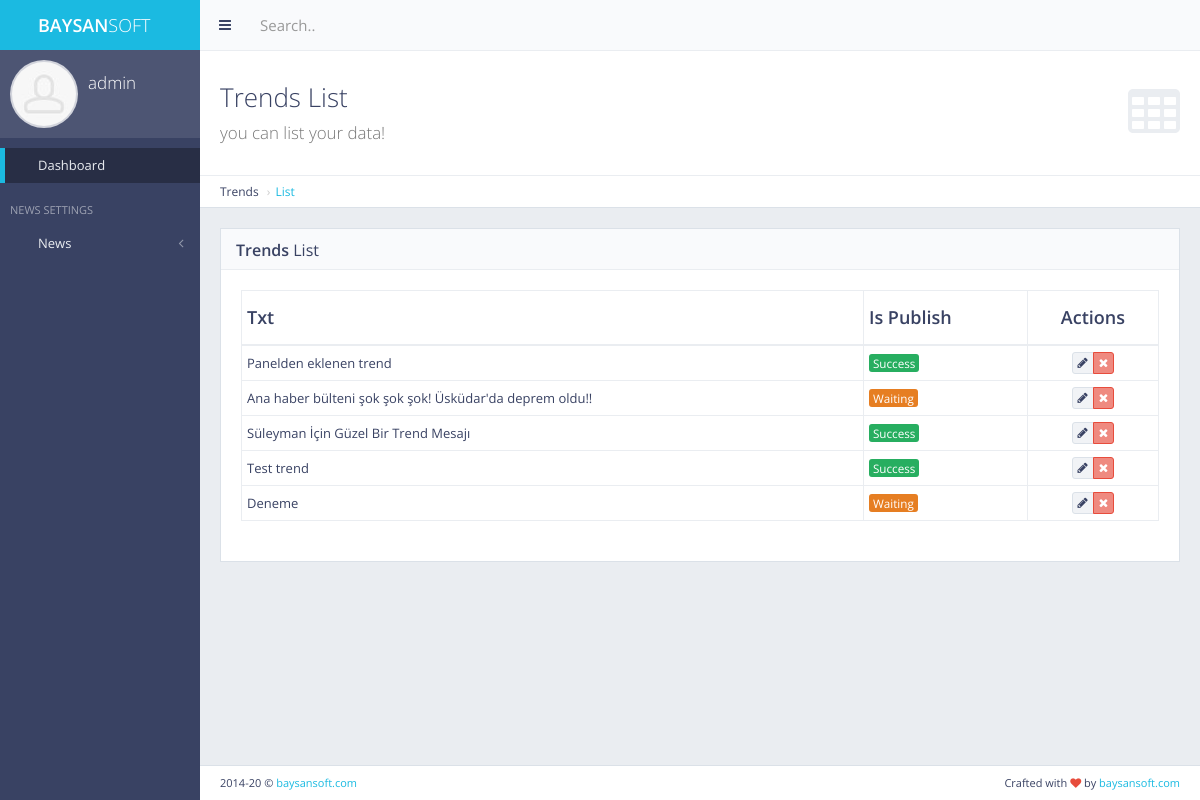
Before: /panel/trends/list (signed in) with the older database file.
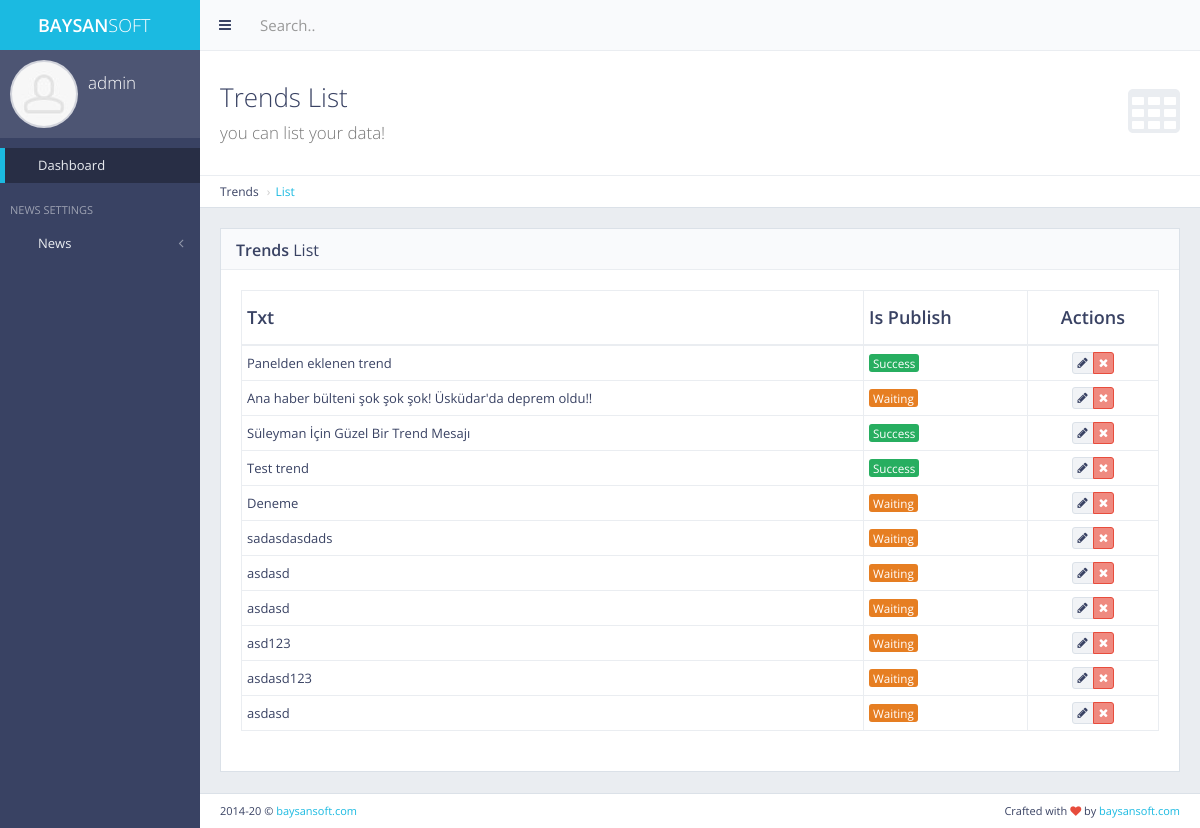
After: the same page with the newer database file.
### trending/models.py (models this page shows, shortened)
class Trending(models.Model):
    txt = models.CharField(max_length=255)
    is_publish = models.BooleanField(default=False)

### panel/views.py (the view)
# urls.py: path('trends/list', views.trends, name='trends_list'),
def trends(request):
    if not request.user.is_authenticated:
        return redirect('main:my_login')
    trends = Trending.objects.all()
    context = {
        'trends': trends,
    }
    return render(request, 'back/trends.html', context=context)

### category/context_processor.py (called while the page is built)
def get_categories(request):  # template'a direkt veri yolluyor
    get_categories = Category.objects.all()
    return dict(
        get_categories=get_categories)  # get_categories diyerek direkt template'den çağırabiliriz. Sözlük olarak döndürür.

### main/context_processors.py (called while the page is built)
def get_site_settings(request):
    site = Main.objects.first()
    return dict(site_settings=site)

### main/templatetags/my_auth.py (called while the page is built)
@register.filter(name='has_group')
def has_group(user,group_name):
    return user.groups.filter(name=group_name).exists()

### news/context_processors.py (called while the page is built)
def get_last_news(request):
    get_last_news = News.objects.all().order_by('-date')[:3]
    return dict(get_last_news=get_last_news)

def get_popular_posts(request):  # bu şekilde tek fonksiyon ile 2 veri seti döndürebiliriz
    get_popular_posts = News.objects.all().order_by('-show')
    get_popular_posts_detail = News.objects.all().order_by('-show')[:3]
    get_popular_posts_home = News.objects.all().order_by('-show')[:3]
    return dict(get_popular_posts=get_popular_posts, get_popular_posts_detail=get_popular_posts_detail,
                get_popular_posts_home=get_popular_posts_home)

### subcategory/context_processors.py (called while the page is built)
def get_subcategories(request):
    get_subcategories = SubCategory.objects.all()
    return dict(get_subcategories=get_subcategories)

### trending/context_processors.py (called while the page is built)
def get_trendings(request):
    trendings = Trending.objects.all().filter(is_publish=True).order_by('?')  # bu sayede random getirdik
    return dict(get_trendings=trendings)

### templates/back/trends.html (shortened to what this page needs)
{% extends 'back/layout.html' %}
{% load static %}
{% block body %}
    <div class="content-header">
        <div class="header-section">
            <h1>
                <i class="fa fa-table"></i>Trends List<br><small>you can list your data!</small>
            </h1>
        </div>
    </div>
    <ul class="breadcrumb breadcrumb-top">
        <li>Trends</li>
        <li><a href="{% url 'panel:trends_list' %}">List</a></li>
    </ul>
    <div class="block full">
        <div class="block-title">
            <h2><strong>Trends</strong> List</h2>
        </div>
        <div class="table-responsive">
            <table id="example-datatable" class="table table-vcenter table-condensed table-bordered">
                <thead>
                <tr>
                    <th>Txt</th>
                    <th>Is Publish</th>
                    <th class="text-center">Actions</th>
                </tr>
                </thead>
                <tbody>
                {% for trend in trends %}
                    <tr>
                        <td>{{ trend.txt }}</td>
                        <td>
                            {% if trend.is_publish == True %}
                                <span class="label label-success">Success</span>
                            {% else %}
                                <span class="label label-warning">Waiting</span>
                            {% endif %}
                        </td>
                        <td class="text-center">
                            <div class="btn-group">
                                <a href="{% url 'panel:trends_update' pk=trend.pk %}" data-toggle="tooltip"
                                   id="show_message_btn" title="Read"
                                   class="btn btn-xs btn-default"><i class="fa fa-pencil"></i></a>
                                <a href="{% url 'panel:trends_delete' pk=trend.pk %}" data-toggle="tooltip"
                                   title="Delete"
                                   class="btn btn-xs btn-danger" id="delete_message_btn"><i
                                        class="fa fa-times"></i></a>
                            </div>
                        </td>
                    </tr>
                {% endfor %}
                </tbody>
            </table>
        </div>
    </div>
{% endblock body %}

### templates/back/layout.html (shortened to what this page needs)
{% load static %}
{% if user.is_authenticated %}
    <!DOCTYPE html>
    <html class="no-js" lang="en">
    <head>
        <link rel="stylesheet" href="{% static 'back/css/bootstrap.min.css' %}">
        <link rel="stylesheet" href="{% static 'back/css/plugins.css' %}">
        <link rel="stylesheet" href="{% static 'back/css/main.css' %}">
        <link rel="stylesheet" href="{% static 'back/css/themes.css' %}">
        <link rel="stylesheet" href="{% static 'ToastJs/Toast.min.css' %}">
        <link rel="stylesheet" href="{% static 'node_modules/sweetalert2/dist/sweetalert2.min.css' %}">
    </head>
    <body>
    <div id="page-wrapper">
        <div id="page-container" class="sidebar-partial sidebar-visible-lg sidebar-no-animations">
            <div id="sidebar">
                <div id="sidebar-scroll">
                    <div class="sidebar-content">
                        <a href="http://baysansoft.com/" target="_blank" class="sidebar-brand">
                            <i class="gi gi-flash"></i><span
                                class="sidebar-nav-mini-hide"><strong>BAYSAN</strong>SOFT</span>
                        </a>
                        <div class="sidebar-section sidebar-user clearfix sidebar-nav-mini-hide">
                            <div class="sidebar-user-avatar">
                                <a href="page_ready_user_profile.html">
                                    <img src="{% static 'back/img/placeholders/avatars/avatar2.jpg' %}" alt="avatar">
                                </a>
                            </div>
                            <div class="sidebar-user-name">{{ request.user.username }}</div>
                            <div class="sidebar-user-links">
                                <a href="{% url 'main:home' %}" data-toggle="tooltip" data-placement="bottom"
                                   title="Site Home Page"><i class="gi gi-home"></i></a>
                                <a href="{% url 'panel:message_box' %}" data-toggle="tooltip" data-placement="bottom"
                                   title="Message Box"><i class="gi gi-message_plus"></i></a>
                                <a href="page_ready_user_profile.html" data-toggle="tooltip" data-placement="bottom"
                                   title="Profile"><i class="gi gi-user"></i></a>
                                <a href="{% url 'panel:change_password' %}" class="enable-tooltip" data-placement="bottom"
                                   title="Settings"
                                   onclick="$('#modal-user-settings').modal('show');"><i class="gi gi-cogwheel"></i></a>
                                <a href="{% url 'main:my_logout' %}" data-toggle="tooltip" data-placement="bottom"
                                   title="Logout"><i
                                        class="gi gi-exit"></i></a>
                            </div>
                        </div>
                        {% include 'back/includes/sidebar.html' %}
                    </div>
                </div>
            </div>
            <div id="main-container">
                <header class="navbar navbar-default">
                    <ul class="nav navbar-nav-custom">
                        <li>
                            <a href="javascript:void(0)" onclick="App.sidebar('toggle-sidebar');this.blur();">
                                <i class="fa fa-bars fa-fw"></i>
                            </a>
                        </li>
                    </ul>
                    <form action="page_ready_search_results.html" method="post" class="navbar-form-custom">
                        <div class="form-group">
                            <input type="text" id="top-search" name="top-search" class="form-control"
                                   placeholder="Search..">
                        </div>
                    </form>
                </header>
                <div id="page-content">
                    {% block body %}
                    {% endblock body %}
                </div>
                <footer class="clearfix">
                    <div class="pull-right">
                        Crafted with <i class="fa fa-heart text-danger"></i> by <a href="http://baysansoft.com/"
                                                                                   target="_blank">baysansoft.com</a>
                    </div>
                    <div class="pull-left">
                        <span id="year-copy"></span> &copy; <a href="http://baysansoft.com/"
                                                               target="_blank">baysansoft.com</a>
                    </div>
                </footer>
            </div>
        </div>
    </div>
    </body>
    </html>
{% else %}
    <h2>Please Login</h2>
{% endif %}

### templates/back/includes/sidebar.html (shortened to what this page needs)
{% load static %}
{% load my_auth %}
<ul class="sidebar-nav">
    <li>
        <a href="{% url 'panel:home' %}" class=" active"><i
                class="gi gi-stopwatch sidebar-nav-icon"></i><span class="sidebar-nav-mini-hide">Dashboard</span></a>
    </li>
    <li class="sidebar-header">
                            <span class="sidebar-header-options clearfix"><a href="javascript:void(0)"
                                                                             data-toggle="tooltip"
                                                                             title="News Settings"><i
                                    class="gi gi-show_big_thumbnails"></i></a></span>
        <span class="sidebar-header-title">News Settings</span>
    </li>
    <li>
        <a href="#" class="sidebar-nav-menu"><i
                class="fa fa-angle-left sidebar-nav-indicator sidebar-nav-mini-hide"></i><i
                class="gi gi-show_big_thumbnails sidebar-nav-icon"></i><span
                class="sidebar-nav-mini-hide">News</span></a>
    </li>
</ul>

Changed rows visible on the page:
added Trending: txt "sadasdasdads", is_publish "Waiting"
added Trending: txt "asdasd", is_publish "Waiting"
added Trending: txt "asdasd", is_publish "Waiting"
added Trending: txt "asd123", is_publish "Waiting"
added Trending: txt "asdasd123", is_publish "Waiting"
added Trending: txt "asdasd", is_publish "Waiting"
